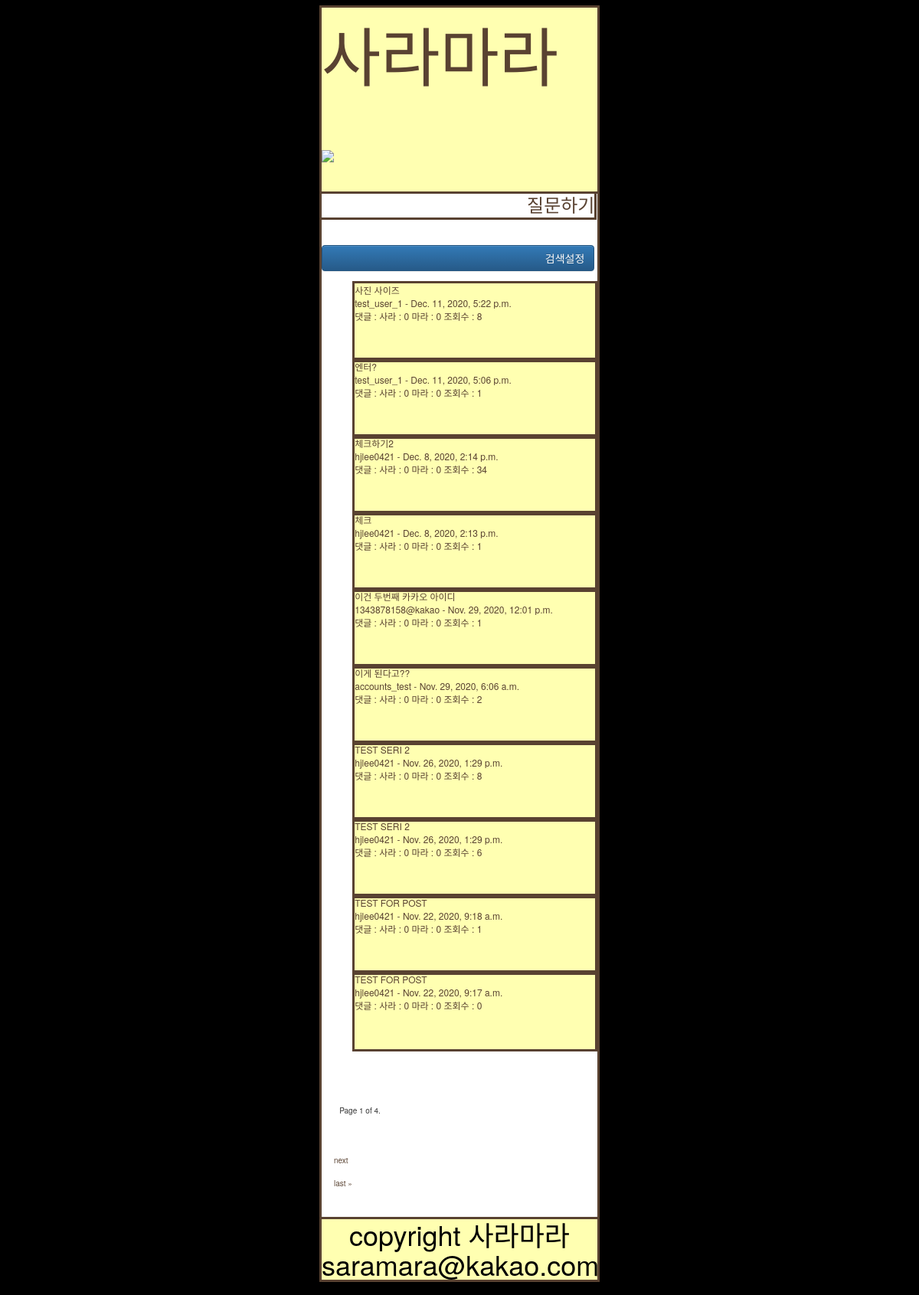
The app's page /, older data.
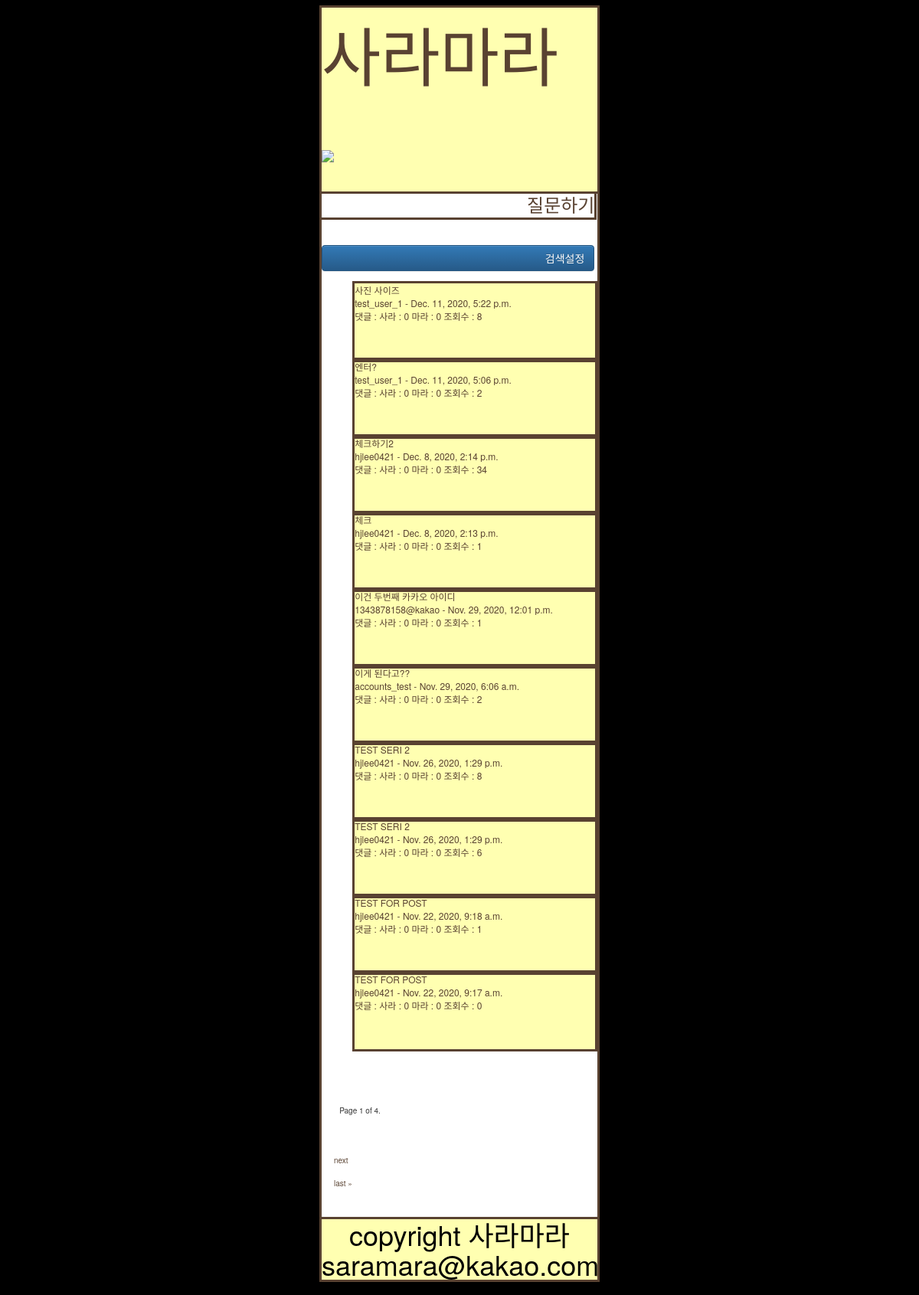
The same page, newer data.
### posts/models.py (models this page shows, shortened)
class Post(models.Model):
    author = models.ForeignKey(
        settings.AUTH_USER_MODEL, on_delete=models.CASCADE)  # settings.py 에 AUTH_USER_MODEL 확인 추천!
    title = models.CharField(max_length=128)
    price = models.CharField(max_length=128, blank=True, null=True)
    brand = models.CharField(max_length=128, blank=True, null=True)
    link = models.CharField(
        max_length=128, blank=True, null=True)
    ckcontent = RichTextUploadingField(blank=True, null=True)
    pub_date = models.DateTimeField(auto_now_add=True,
                                    verbose_name='date published')
    sara_users = models.ManyToManyField(
        settings.AUTH_USER_MODEL, related_name="sara_voter")  # [] 의 형태로 사용자를 담는다
    mara_users = models.ManyToManyField(
        settings.AUTH_USER_MODEL, related_name="mara_Voter")  # [] 의 형태로 사용자를 담는다
    view_cnt = models.IntegerField(default=0)
    CATEGORY_CHOICES = (
        ('상의', '상의'),
        ('하의', '하의'),
        ('신발', '신발'),
        ('기타', '기타'),
    )
    category = models.CharField(
        max_length=128, choices=CATEGORY_CHOICES, default='상의', null=False)
    @property
    def sara_cnt(self):
        return self.sara_users.all().count()
    @property
    def mara_cnt(self):
        return self.mara_users.all().count()
    class Meta:
        ordering = ['-id']

class User(AbstractUser):
    kakao_unique_id = models.CharField(
        max_length=128, blank=True, null=True, default="")
    kakao_access_token = models.CharField(
        max_length=128, blank=True, null=True, default="")
    profile_image = models.ImageField(
        blank=True, null=True, upload_to='profile_image', default="C:\django_project\django_project\media\profile_image\saramara_defaults.jpg")
    gender = models.CharField(
        max_length=128, blank=True, null=True, default="")
    email = models.EmailField(
        max_length=128, blank=True, null=True, default="")
    birthday = models.CharField(
        max_length=128, blank=True, null=True, default="0101")
    birthyear = models.CharField(
        max_length=128, blank=True, null=True, default=str(randint(1950, 2010)))

### posts/views.py (the view)
# urls.py: path('', views.IndexView.as_view(), name='index'),
class IndexView(generic.ListView):
    model = Post
    template_name = 'posts/index.html'
    context_object_name = 'post_objects'
    paginate_by = 10
    def get(self, request, *args, **kwargs):
        timerange = request.GET.get('timerange')
        timerange_list = ['1일', '7일', '30일']
        drone = request.GET.get('drone')
        drone_list = ['view_cnt', 'comment_cnt', 'sara_cnt', 'mara_cnt']
        category = request.GET.get('category')
        category_list = ['상의', '하의', '신발', '기타']
        keyword = request.GET.get('keyword')
        if timerange in timerange_list:
            self.queryset = self.get_queryset().filter(
                pub_date__gte=datetime.now()-timedelta(days=int(timerange[:-1])))
        if category in category_list:
            self.queryset = self.get_queryset().filter(category=category)
        if keyword:
            self.queryset = self.get_queryset().filter(Q(title__icontains=keyword)
                                                       | Q(ckcontent__icontains=keyword))
        if drone in drone_list:
            self.queryset = self.get_queryset().order_by('-'+drone)
        return super(IndexView, self).get(request, *args, **kwargs)

### posts/context_processors.py (called while the page is built)
def kakao_login_key(request):
    return {'javascript_sdk_key': str(secrets["kakao"]["javascript_key"])}

### posts/templates/posts/index.html (shortened to what this page needs)
{% extends 'posts/base.html' %} {% block content %}
<div class="ask-list" style="font-size: 2vw">
  {% if user.is_authenticated %}
  <a href="{% url 'posts:ask' %}">질문하기</a>
  {% comment %} forward to ask page {% endcomment %} {% else %}
  <a href="{% url 'posts:signin' %}">질문하기</a>
   {% endif %}
</div>
<input
  type="submit"
  class="btn btn-primary"
  id="search-button"
  value="검색설정"
  style="text-align: right; width: 99%"
/>
<br />
<div class="items-wrap">
  {% if post_objects %}
  <ul>
    {% for post in post_objects %}
    <a href="{% url 'posts:detail' post.id %}"
      ><div class="single-item" style="font-size: 1vw; height: 100px">
        {{post.title|upper}} <br />
        {{post.author}} - {{post.pub_date}}<br />
        댓글 : {{post.get_comment_cnt}} 사라 : {{post.sara_cnt}} 마라 :
        {{post.mara_cnt}} 조회수 : {{post.view_cnt}}
        <br />
      </div>
    </a>
    {% endfor %}
  </ul>
  {% else %}
  <p>no posts are available</p>
  {% endif %}
</div>
<div class="pagination" style="height: 100px; width: 100px; font-size: 10px">
  <div class="step-links">
    <br />
    <br />
    <br />
    <div class="current">
      Page {{ page_obj.number }} of {{ page_obj.paginator.num_pages }}.
    </div>
    <br />
    <br />
    <br />
    {% if page_obj.has_next %}
    <a href="?page={{ page_obj.next_page_number }}">next</a>
    <a href="?page={{ page_obj.paginator.num_pages }}">last &raquo;</a>
    {% endif %}
    <br />
    <br />
    <br />
    <br />
  </div>
</div>
{% endblock %}

Row changes from the older to the newer data that the page shows:
changed Post "엔터?": view_cnt "1" → "2"
